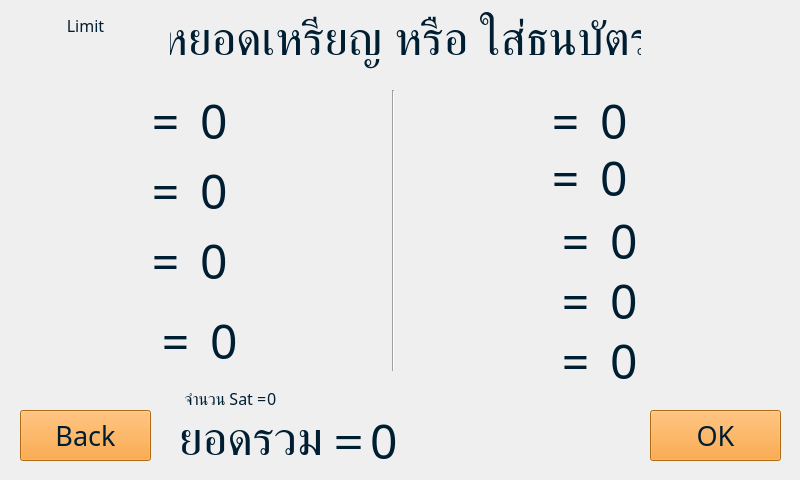
    <widget class="QWidget" name="page_6_Coin_Note">
     <widget class="QLabel" name="coinBankHeader_page6">
      <property name="geometry">
       <rect>
        <x>170</x>
        <y>0</y>
        <width>471</width>
        <height>81</height>
       </rect>
      </property>
      <property name="font">
       <font>
        <family>supermarket</family>
        <pointsize>36</pointsize>
        <weight>50</weight>
        <bold>false</bold>
       </font>
      </property>
      <property name="styleSheet">
       <string notr="true">color: rgb(0, 30, 50);</string>
      </property>
      <property name="text">
       <string>หยอดเหรียญ หรือ ใส่ธนบัตร</string>
      </property>
      <property name="alignment">
       <set>Qt::AlignCenter</set>
      </property>
     </widget>
     <widget class="Line" name="centerLine_page6">
      <property name="geometry">
       <rect>
        <x>383</x>
        <y>90</y>
        <width>20</width>
        <height>281</height>
       </rect>
      </property>
      <property name="orientation">
       <enum>Qt::Vertical</enum>
      </property>
     </widget>
     <widget class="QPushButton" name="okButton_page6">
      <property name="geometry">
       <rect>
        <x>650</x>
        <y>410</y>
        <width>131</width>
        <height>51</height>
       </rect>
      </property>
      <property name="font">
       <font>
        <family>supermarket</family>
        <pointsize>20</pointsize>
        <weight>50</weight>
        <bold>false</bold>
       </font>
      </property>
      <property name="styleSheet">
       <string notr="true">color: rgb(0, 30, 50);
background-color: rgb(247, 147, 27);</string>
      </property>
      <property name="text">
       <string>OK</string>
      </property>
     </widget>
     <widget class="QPushButton" name="backButton_page6">
      <property name="geometry">
       <rect>
        <x>20</x>
        <y>410</y>
        <width>131</width>
        <height>51</height>
       </rect>
      </property>
      <property name="font">
       <font>
        <family>supermarket</family>
        <pointsize>20</pointsize>
        <weight>50</weight>
        <bold>false</bold>
       </font>
      </property>
      <property name="styleSheet">
       <string notr="true">color: rgb(0, 30, 50);
background-color: rgb(247, 147, 27);</string>
      </property>
      <property name="text">
       <string>Back</string>
      </property>
     </widget>
     <widget class="QLabel" name="labelCoin1_page6">
      <property name="geometry">
       <rect>
        <x>70</x>
        <y>100</y>
        <width>56</width>
        <height>55</height>
       </rect>
      </property>
      <property name="text">
       <string/>
      </property>
      <property name="pixmap">
       <pixmap resource="resources.qrc">:/assets/images/Coin_1.png</pixmap>
      </property>
     </widget>
     <widget class="QLabel" name="labelCoin2_page6">
      <property name="geometry">
       <rect>
        <x>70</x>
        <y>170</y>
        <width>56</width>
        <height>55</height>
       </rect>
      </property>
      <property name="text">
       <string/>
      </property>
      <property name="pixmap">
       <pixmap resource="resources.qrc">:/assets/images/Coin_2.png</pixmap>
      </property>
     </widget>
     <widget class="QLabel" name="labelCoin5_page6">
      <property name="geometry">
       <rect>
        <x>70</x>
        <y>240</y>
        <width>59</width>
        <height>61</height>
       </rect>
      </property>
      <property name="text">
       <string/>
      </property>
      <property name="pixmap">
       <pixmap resource="resources.qrc">:/assets/images/Coin_5.png</pixmap>
      </property>
     </widget>
     <widget class="QLabel" name="labelCoin10_page6">
      <property name="geometry">
       <rect>
        <x>70</x>
        <y>310</y>
        <width>65</width>
        <height>67</height>
       </rect>
      </property>
      <property name="text">
       <string/>
      </property>
      <property name="pixmap">
       <pixmap resource="resources.qrc">:/assets/images/Coin_10.png</pixmap>
      </property>
     </widget>
     <widget class="QLabel" name="labelNote20_page6">
      <property name="geometry">
       <rect>
        <x>430</x>
        <y>100</y>
        <width>98</width>
        <height>51</height>
       </rect>
      </property>
      <property name="text">
       <string/>
      </property>
      <property name="pixmap">
       <pixmap resource="resources.qrc">:/assets/images/Bank_Note_20.png</pixmap>
      </property>
     </widget>
     <widget class="QLabel" name="labelNote50_page6">
      <property name="geometry">
       <rect>
        <x>430</x>
        <y>160</y>
        <width>100</width>
        <height>51</height>
       </rect>
      </property>
      <property name="text">
       <string/>
      </property>
      <property name="pixmap">
       <pixmap resource="resources.qrc">:/assets/images/Bank_Note_50.png</pixmap>
      </property>
     </widget>
     <widget class="QLabel" name="labelNote100_page6">
      <property name="geometry">
       <rect>
        <x>430</x>
        <y>220</y>
        <width>107</width>
        <height>51</height>
       </rect>
      </property>
      <property name="text">
       <string/>
      </property>
      <property name="pixmap">
       <pixmap resource="resources.qrc">:/assets/images/Bank_Note_100.png</pixmap>
      </property>
     </widget>
     <widget class="QLabel" name="labelNote500_page6">
      <property name="geometry">
       <rect>
        <x>430</x>
        <y>280</y>
        <width>112</width>
        <height>51</height>
       </rect>
      </property>
      <property name="text">
       <string/>
      </property>
      <property name="pixmap">
       <pixmap resource="resources.qrc">:/assets/images/Bank_Note_500.png</pixmap>
      </property>
     </widget>
     <widget class="QLabel" name="labelNote1000_page6">
      <property name="geometry">
       <rect>
        <x>430</x>
        <y>340</y>
        <width>114</width>
        <height>51</height>
       </rect>
      </property>
      <property name="text">
       <string/>
      </property>
      <property name="pixmap">
       <pixmap resource="resources.qrc">:/assets/images/Bank_Note_1000.png</pixmap>
      </property>
     </widget>
     <widget class="QLabel" name="equal1Header_page6">
      <property name="geometry">
       <rect>
        <x>140</x>
        <y>90</y>
        <width>51</width>
        <height>61</height>
       </rect>
      </property>
      <property name="font">
       <font>
        <family>supermarket</family>
        <pointsize>36</pointsize>
        <weight>50</weight>
        <bold>false</bold>
       </font>
      </property>
      <property name="styleSheet">
       <string notr="true">color: rgb(0, 30, 50);</string>
      </property>
      <property name="text">
       <string>=</string>
      </property>
      <property name="alignment">
       <set>Qt::AlignCenter</set>
      </property>
     </widget>
     <widget class="QLabel" name="equal2Header_page6">
      <property name="geometry">
       <rect>
        <x>140</x>
        <y>160</y>
        <width>51</width>
        <height>61</height>
       </rect>
      </property>
      <property name="font">
       <font>
        <family>supermarket</family>
        <pointsize>36</pointsize>
        <weight>50</weight>
        <bold>false</bold>
       </font>
      </property>
      <property name="styleSheet">
       <string notr="true">color: rgb(0, 30, 50);</string>
      </property>
      <property name="text">
       <string>=</string>
      </property>
      <property name="alignment">
       <set>Qt::AlignCenter</set>
      </property>
     </widget>
     <widget class="QLabel" name="equal5Header_page6">
      <property name="geometry">
       <rect>
        <x>140</x>
        <y>230</y>
        <width>51</width>
        <height>61</height>
       </rect>
      </property>
      <property name="font">
       <font>
        <family>supermarket</family>
        <pointsize>36</pointsize>
        <weight>50</weight>
        <bold>false</bold>
       </font>
      </property>
      <property name="styleSheet">
       <string notr="true">color: rgb(0, 30, 50);</string>
      </property>
      <property name="text">
       <string>=</string>
      </property>
      <property name="alignment">
       <set>Qt::AlignCenter</set>
      </property>
     </widget>
     <widget class="QLabel" name="equal10Header_page6">
      <property name="geometry">
       <rect>
        <x>150</x>
        <y>310</y>
        <width>51</width>
        <height>61</height>
       </rect>
      </property>
      <property name="font">
       <font>
        <family>supermarket</family>
        <pointsize>36</pointsize>
        <weight>50</weight>
        <bold>false</bold>
       </font>
      </property>
      <property name="styleSheet">
       <string notr="true">color: rgb(0, 30, 50);</string>
      </property>
      <property name="text">
       <string>=</string>
      </property>
      <property name="alignment">
       <set>Qt::AlignCenter</set>
      </property>
     </widget>
     <widget class="QLabel" name="equal50Header_page6">
      <property name="geometry">
       <rect>
        <x>540</x>
        <y>147</y>
        <width>51</width>
        <height>61</height>
       </rect>
      </property>
      <property name="font">
       <font>
        <family>supermarket</family>
        <pointsize>36</pointsize>
        <weight>50</weight>
        <bold>false</bold>
       </font>
      </property>
      <property name="styleSheet">
       <string notr="true">color: rgb(0, 30, 50);</string>
      </property>
      <property name="text">
       <string>=</string>
      </property>
      <property name="alignment">
       <set>Qt::AlignCenter</set>
      </property>
     </widget>
     <widget class="QLabel" name="equal100Header_page6">
      <property name="geometry">
       <rect>
        <x>550</x>
        <y>210</y>
        <width>51</width>
        <height>61</height>
       </rect>
      </property>
      <property name="font">
       <font>
        <family>supermarket</family>
        <pointsize>36</pointsize>
        <weight>50</weight>
        <bold>false</bold>
       </font>
      </property>
      <property name="styleSheet">
       <string notr="true">color: rgb(0, 30, 50);</string>
      </property>
      <property name="text">
       <string>=</string>
      </property>
      <property name="alignment">
       <set>Qt::AlignCenter</set>
      </property>
     </widget>
     <widget class="QLabel" name="equal20Header_page6">
      <property name="geometry">
       <rect>
        <x>540</x>
        <y>90</y>
        <width>51</width>
        <height>61</height>
       </rect>
      </property>
      <property name="font">
       <font>
        <family>supermarket</family>
        <pointsize>36</pointsize>
        <weight>50</weight>
        <bold>false</bold>
       </font>
      </property>
      <property name="styleSheet">
       <string notr="true">color: rgb(0, 30, 50);</string>
      </property>
      <property name="text">
       <string>=</string>
      </property>
      <property name="alignment">
       <set>Qt::AlignCenter</set>
      </property>
     </widget>
     <widget class="QLabel" name="equal500Header_page6">
      <property name="geometry">
       <rect>
        <x>550</x>
        <y>270</y>
        <width>51</width>
        <height>61</height>
       </rect>
      </property>
      <property name="font">
       <font>
        <family>supermarket</family>
        <pointsize>36</pointsize>
        <weight>50</weight>
        <bold>false</bold>
       </font>
      </property>
      <property name="styleSheet">
       <string notr="true">color: rgb(0, 30, 50);</string>
      </property>
      <property name="text">
       <string>=</string>
      </property>
      <property name="alignment">
       <set>Qt::AlignCenter</set>
      </property>
     </widget>
     <widget class="QLabel" name="equal1000Header_page6">
      <property name="geometry">
       <rect>
        <x>550</x>
        <y>330</y>
        <width>51</width>
        <height>61</height>
       </rect>
      </property>
      <property name="font">
       <font>
        <family>supermarket</family>
        <pointsize>36</pointsize>
        <weight>50</weight>
        <bold>false</bold>
       </font>
      </property>
      <property name="styleSheet">
       <string notr="true">color: rgb(0, 30, 50);</string>
      </property>
      <property name="text">
       <string>=</string>
      </property>
      <property name="alignment">
       <set>Qt::AlignCenter</set>
      </property>
     </widget>
     <widget class="QLabel" name="inputCoin2_page6">
      <property name="geometry">
       <rect>
        <x>200</x>
        <y>160</y>
        <width>181</width>
        <height>61</height>
       </rect>
      </property>
      <property name="font">
       <font>
        <family>supermarket</family>
        <pointsize>36</pointsize>
        <weight>50</weight>
        <bold>false</bold>
       </font>
      </property>
      <property name="styleSheet">
       <string notr="true">color: rgb(0, 30, 50);</string>
      </property>
      <property name="text">
       <string>0</string>
      </property>
      <property name="alignment">
       <set>Qt::AlignLeading|Qt::AlignLeft|Qt::AlignVCenter</set>
      </property>
     </widget>
     <widget class="QLabel" name="inputCoin5_page6">
      <property name="geometry">
       <rect>
        <x>200</x>
        <y>230</y>
        <width>181</width>
        <height>61</height>
       </rect>
      </property>
      <property name="font">
       <font>
        <family>supermarket</family>
        <pointsize>36</pointsize>
        <weight>50</weight>
        <bold>false</bold>
       </font>
      </property>
      <property name="styleSheet">
       <string notr="true">color: rgb(0, 30, 50);</string>
      </property>
      <property name="text">
       <string>0</string>
      </property>
      <property name="alignment">
       <set>Qt::AlignLeading|Qt::AlignLeft|Qt::AlignVCenter</set>
      </property>
     </widget>
     <widget class="QLabel" name="inputCoin1_page6">
      <property name="geometry">
       <rect>
        <x>200</x>
        <y>90</y>
        <width>181</width>
        <height>61</height>
       </rect>
      </property>
      <property name="font">
       <font>
        <family>supermarket</family>
        <pointsize>36</pointsize>
        <weight>50</weight>
        <bold>false</bold>
       </font>
      </property>
      <property name="styleSheet">
       <string notr="true">color: rgb(0, 30, 50);</string>
      </property>
      <property name="text">
       <string>0</string>
      </property>
      <property name="alignment">
       <set>Qt::AlignLeading|Qt::AlignLeft|Qt::AlignVCenter</set>
      </property>
     </widget>
     <widget class="QLabel" name="inputCoin10_page6">
      <property name="geometry">
       <rect>
        <x>210</x>
        <y>310</y>
        <width>171</width>
        <height>61</height>
       </rect>
      </property>
      <property name="font">
       <font>
        <family>supermarket</family>
        <pointsize>36</pointsize>
        <weight>50</weight>
        <bold>false</bold>
       </font>
      </property>
      <property name="styleSheet">
       <string notr="true">color: rgb(0, 30, 50);</string>
      </property>
      <property name="text">
       <string>0</string>
      </property>
      <property name="alignment">
       <set>Qt::AlignLeading|Qt::AlignLeft|Qt::AlignVCenter</set>
      </property>
     </widget>
     <widget class="QLabel" name="inputNote50_page6">
      <property name="geometry">
       <rect>
        <x>600</x>
        <y>147</y>
        <width>171</width>
        <height>61</height>
       </rect>
      </property>
      <property name="font">
       <font>
        <family>supermarket</family>
        <pointsize>36</pointsize>
        <weight>50</weight>
        <bold>false</bold>
       </font>
      </property>
      <property name="styleSheet">
       <string notr="true">color: rgb(0, 30, 50);</string>
      </property>
      <property name="text">
       <string>0</string>
      </property>
      <property name="alignment">
       <set>Qt::AlignLeading|Qt::AlignLeft|Qt::AlignVCenter</set>
      </property>
     </widget>
     <widget class="QLabel" name="inputNote100_page6">
      <property name="geometry">
       <rect>
        <x>610</x>
        <y>210</y>
        <width>171</width>
        <height>61</height>
       </rect>
      </property>
      <property name="font">
       <font>
        <family>supermarket</family>
        <pointsize>36</pointsize>
        <weight>50</weight>
        <bold>false</bold>
       </font>
      </property>
      <property name="styleSheet">
       <string notr="true">color: rgb(0, 30, 50);</string>
      </property>
      <property name="text">
       <string>0</string>
      </property>
      <property name="alignment">
       <set>Qt::AlignLeading|Qt::AlignLeft|Qt::AlignVCenter</set>
      </property>
     </widget>
     <widget class="QLabel" name="inputNote20_page6">
      <property name="geometry">
       <rect>
        <x>600</x>
        <y>90</y>
        <width>171</width>
        <height>61</height>
       </rect>
      </property>
      <property name="font">
       <font>
        <family>supermarket</family>
        <pointsize>36</pointsize>
        <weight>50</weight>
        <bold>false</bold>
       </font>
      </property>
      <property name="styleSheet">
       <string notr="true">color: rgb(0, 30, 50);</string>
      </property>
      <property name="text">
       <string>0</string>
      </property>
      <property name="alignment">
       <set>Qt::AlignLeading|Qt::AlignLeft|Qt::AlignVCenter</set>
      </property>
     </widget>
     <widget class="QLabel" name="inputNote500_page6">
      <property name="geometry">
       <rect>
        <x>610</x>
        <y>270</y>
        <width>181</width>
        <height>61</height>
       </rect>
      </property>
      <property name="font">
       <font>
        <family>supermarket</family>
        <pointsize>36</pointsize>
        <weight>50</weight>
        <bold>false</bold>
       </font>
      </property>
      <property name="styleSheet">
       <string notr="true">color: rgb(0, 30, 50);</string>
      </property>
      <property name="text">
       <string>0</string>
      </property>
      <property name="alignment">
       <set>Qt::AlignLeading|Qt::AlignLeft|Qt::AlignVCenter</set>
      </property>
     </widget>
     <widget class="QLabel" name="inputNote1000_page6">
      <property name="geometry">
       <rect>
        <x>610</x>
        <y>330</y>
        <width>181</width>
        <height>61</height>
       </rect>
      </property>
      <property name="font">
       <font>
        <family>supermarket</family>
        <pointsize>36</pointsize>
        <weight>50</weight>
        <bold>false</bold>
       </font>
      </property>
      <property name="styleSheet">
       <string notr="true">color: rgb(0, 30, 50);</string>
      </property>
      <property name="text">
       <string>0</string>
      </property>
      <property name="alignment">
       <set>Qt::AlignLeading|Qt::AlignLeft|Qt::AlignVCenter</set>
      </property>
     </widget>
     <widget class="QLabel" name="moneySumHeader_page6">
      <property name="geometry">
       <rect>
        <x>180</x>
        <y>410</y>
        <width>181</width>
        <height>61</height>
       </rect>
      </property>
      <property name="font">
       <font>
        <family>supermarket</family>
        <pointsize>36</pointsize>
        <weight>50</weight>
        <bold>false</bold>
       </font>
      </property>
      <property name="styleSheet">
       <string notr="true">color: rgb(0, 30, 50);</string>
      </property>
      <property name="text">
       <string>ยอดรวม =</string>
      </property>
      <property name="alignment">
       <set>Qt::AlignCenter</set>
      </property>
     </widget>
     <widget class="QLabel" name="inputSumNoteCoin_page6">
      <property name="geometry">
       <rect>
        <x>370</x>
        <y>410</y>
        <width>251</width>
        <height>61</height>
       </rect>
      </property>
      <property name="font">
       <font>
        <family>supermarket</family>
        <pointsize>36</pointsize>
        <weight>50</weight>
        <bold>false</bold>
       </font>
      </property>
      <property name="styleSheet">
       <string notr="true">color: rgb(0, 30, 50);</string>
      </property>
      <property name="text">
       <string>0</string>
      </property>
      <property name="alignment">
       <set>Qt::AlignLeading|Qt::AlignLeft|Qt::AlignVCenter</set>
      </property>
     </widget>
     <widget class="QLabel" name="label_sat_page6">
      <property name="geometry">
       <rect>
        <x>185</x>
        <y>383</y>
        <width>81</width>
        <height>31</height>
       </rect>
      </property>
      <property name="font">
       <font>
        <family>supermarket</family>
        <pointsize>12</pointsize>
        <weight>50</weight>
        <bold>false</bold>
       </font>
      </property>
      <property name="styleSheet">
       <string notr="true">color: rgb(0, 30, 50);</string>
      </property>
      <property name="text">
       <string>จำนวน Sat =</string>
      </property>
      <property name="alignment">
       <set>Qt::AlignCenter</set>
      </property>
     </widget>
     <widget class="QLabel" name="inputSumSat_page6">
      <property name="geometry">
       <rect>
        <x>267</x>
        <y>383</y>
        <width>151</width>
        <height>31</height>
       </rect>
      </property>
      <property name="font">
       <font>
        <family>supermarket</family>
        <pointsize>12</pointsize>
        <weight>50</weight>
        <bold>false</bold>
       </font>
      </property>
      <property name="styleSheet">
       <string notr="true">color: rgb(0, 30, 50);</string>
      </property>
      <property name="text">
       <string>0</string>
      </property>
      <property name="alignment">
       <set>Qt::AlignLeading|Qt::AlignLeft|Qt::AlignVCenter</set>
      </property>
     </widget>
     <widget class="QLabel" name="label_limit_page6">
      <property name="geometry">
       <rect>
        <x>10</x>
        <y>10</y>
        <width>151</width>
        <height>31</height>
       </rect>
      </property>
      <property name="font">
       <font>
        <family>supermarket</family>
        <pointsize>12</pointsize>
        <weight>50</weight>
        <bold>false</bold>
       </font>
      </property>
      <property name="styleSheet">
       <string notr="true">color: rgb(0, 30, 50);</string>
      </property>
      <property name="text">
       <string>Limit</string>
      </property>
      <property name="alignment">
       <set>Qt::AlignCenter</set>
      </property>
     </widget>
    </widget>
